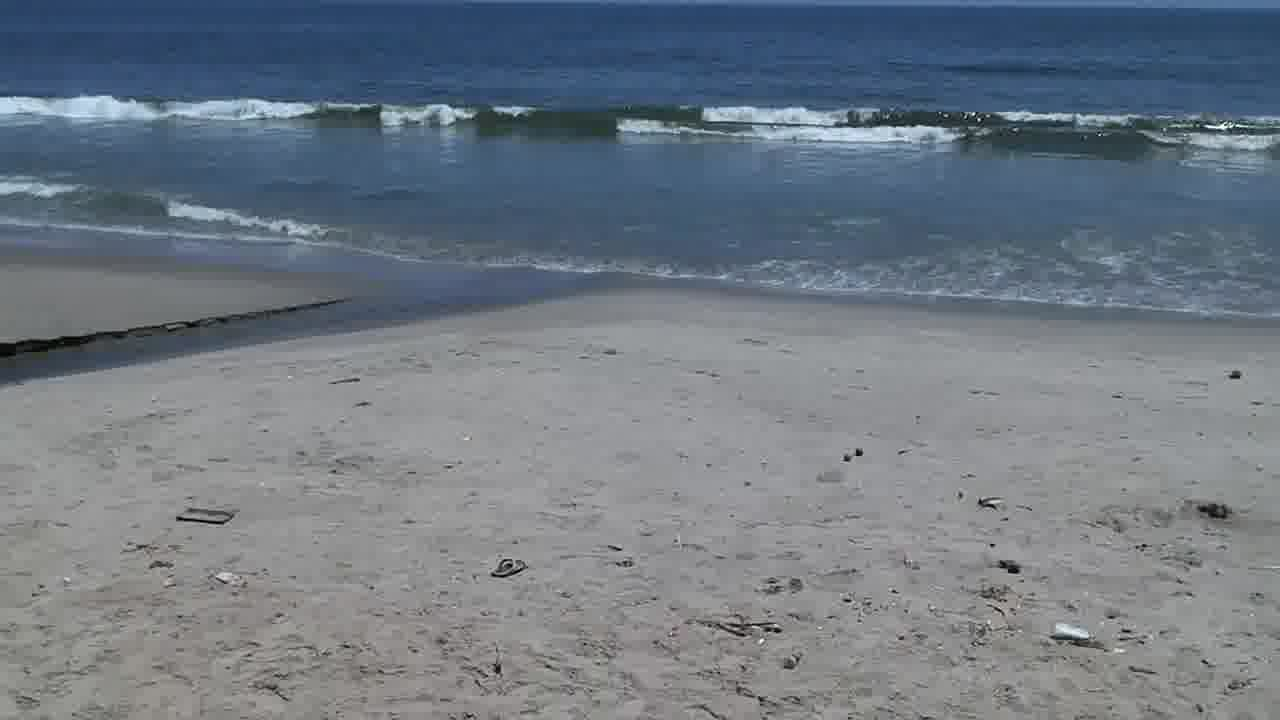
#> input picture beach_images/.jpeg, 1280 x 720 px
$ python -i convexhull.py   (imports and definitions only)
#> lines starting #> are read from the running program, lines starting #| are printed output that depends on the picture; after the words box and inside, x2 and y2 are one past the last pixel; in counts of white or black regions, pixels touching at a corner belong together
# -*- coding: utf-8 -*-
"""ConvexHull.ipynb

Automatically generated by Colaboratory.

Original file is located at
    https://colab.research.google.com/drive/1R25DpMm5FHntGGCXKV111gHSr2L_8yEE
"""

import cv2
import numpy as np
import matplotlib.pyplot as plt
import os


def binary_thresh(img):
    img_copy = img.copy()
    _, thresh = cv2.threshold(img_copy, 0, 255, cv2.THRESH_OTSU + cv2.THRESH_BINARY)
    return thresh


def contour_finder(thresh, drawing=False):
    thresh_copy = thresh.copy()
    contours, hierarchy = cv2.findContours(
        thresh_copy, cv2.RETR_EXTERNAL, cv2.CHAIN_APPROX_SIMPLE
    )
    if drawing:
        external = np.ones(thresh_copy.shape, dtype=np.uint8) * 255
        for cnt in range(len(contours)):
            if hierarchy[0][cnt][3] == -1:
                cv2.drawContours(external, contours, cnt, color=(0, 0, 0))
        return contours, external
    return contours


def convex_hull_gen(img, contours, thickness=1):
    external = np.ones(img.shape) * 255
    length = len(contours)
    templist = [contours[i] for i in range(length)]
    cont = np.vstack(templist)
    hull = cv2.convexHull(cont)
    uni_hull = []
    uni_hull.append(hull)
    cv2.drawContours(external, uni_hull, -1, (0, 0, 0), thickness=thickness)
    return external


# [6 lines left out: function show, not called in this run]


def convex_hull_image(img, thickness=1):
    img_copy = cv2.cvtColor(img.copy(), cv2.COLOR_RGB2GRAY)
    thresholded = binary_thresh(img_copy)
    contours = contour_finder(thresholded)
    drawing = convex_hull_gen(img_copy, contours, thickness=thickness)
    drawing_fill = convex_hull_gen(img_copy, contours, thickness=-1)
    return drawing, drawing_fill

>>> import cv2
>>> picture = cv2.cvtColor(cv2.imread('beach_images/.jpeg'), cv2.COLOR_BGR2RGB)
>>> result = convex_hull_image(picture)
#> in convex_hull_image, `img_copy = cv2.cvtColor(img.copy(), cv2.COLOR_RGB2GRAY)`:
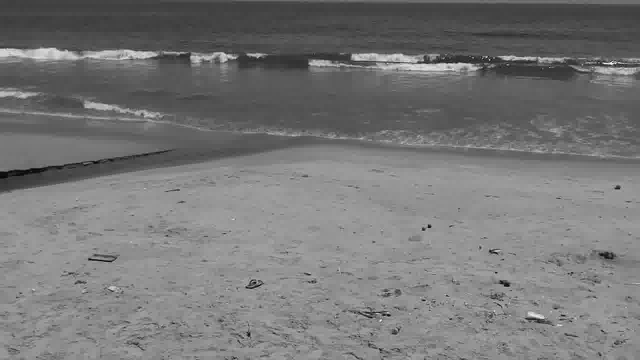
#> img_copy: shape (720, 1280) (shown at 1/2 size); min 0, max 252, mean 119.2
#> in binary_thresh, `_, thresh = cv2.threshold(img_copy, 0, 255, cv2.THRESH_OTSU + cv2.THRE..`:
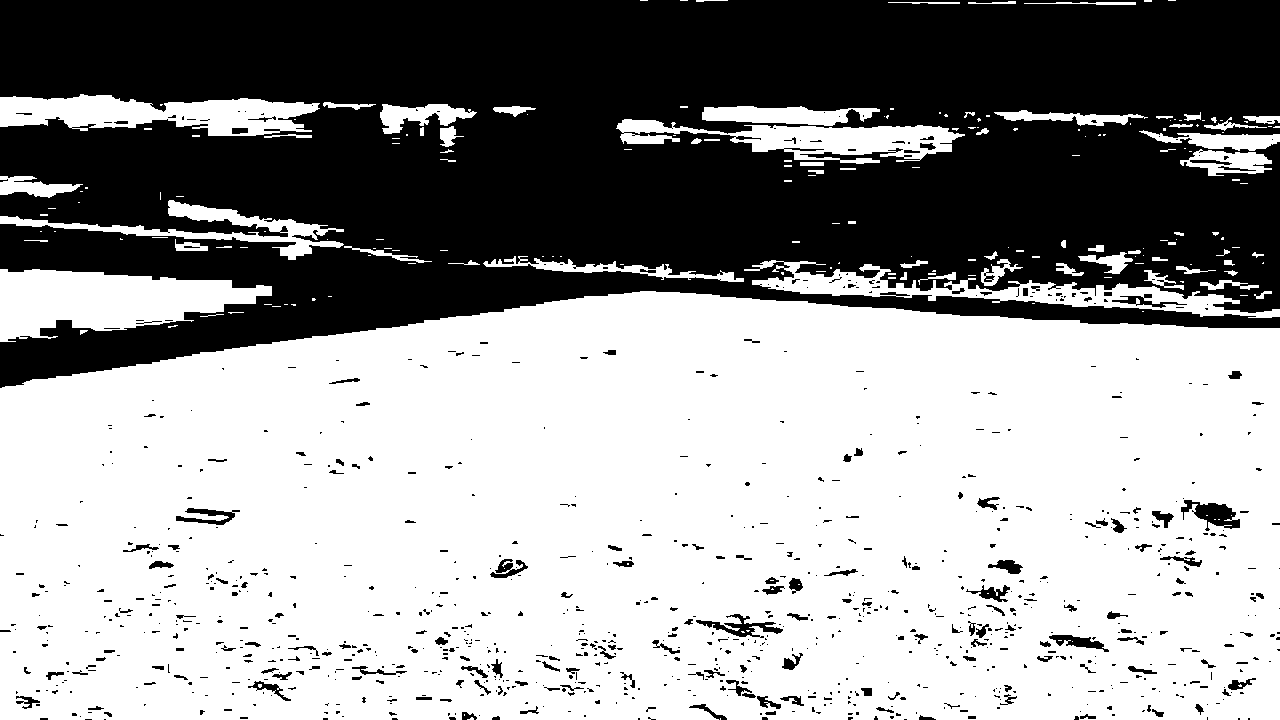
#> thresh: shape (720, 1280); 59.3% white; 958 black regions (766 under 20 px)
#> in contour_finder, `contours, hierarchy = cv2.findContours( thresh_copy, cv2.RETR_EXTERNAL..`: contours = 187 contours, 137 with area under 20; largest, box (x1, y1, x2, y2) and area: (0, 291, 1280, 720) 503517, (0, 269, 272, 342) 11914, (0, 94, 320, 136) 8101, (744, 260, 1280, 318) 7812, (616, 119, 965, 164) 6724
#> in convex_hull_gen, `length = len(contours)`: length = 187
#> in convex_hull_gen, `templist = [contours[i] for i in range(length)]`: templist has the same summary as contours in contour_finder
#> in convex_hull_gen, `cont = np.vstack(templist)`: cont = contour of 4422 points, box (x1, y1, x2, y2) (0, 0, 1280, 720), area 380121
#> in convex_hull_gen, `hull = cv2.convexHull(cont)`: hull = [[1279, 719], [0, 719], [0, 97], [640, 0], [1175, 0], [1279, 116]]
#> in convex_hull_gen, `cv2.drawContours(external, uni_hull, -1, (0, 0, 0), thickness=thickness)`:
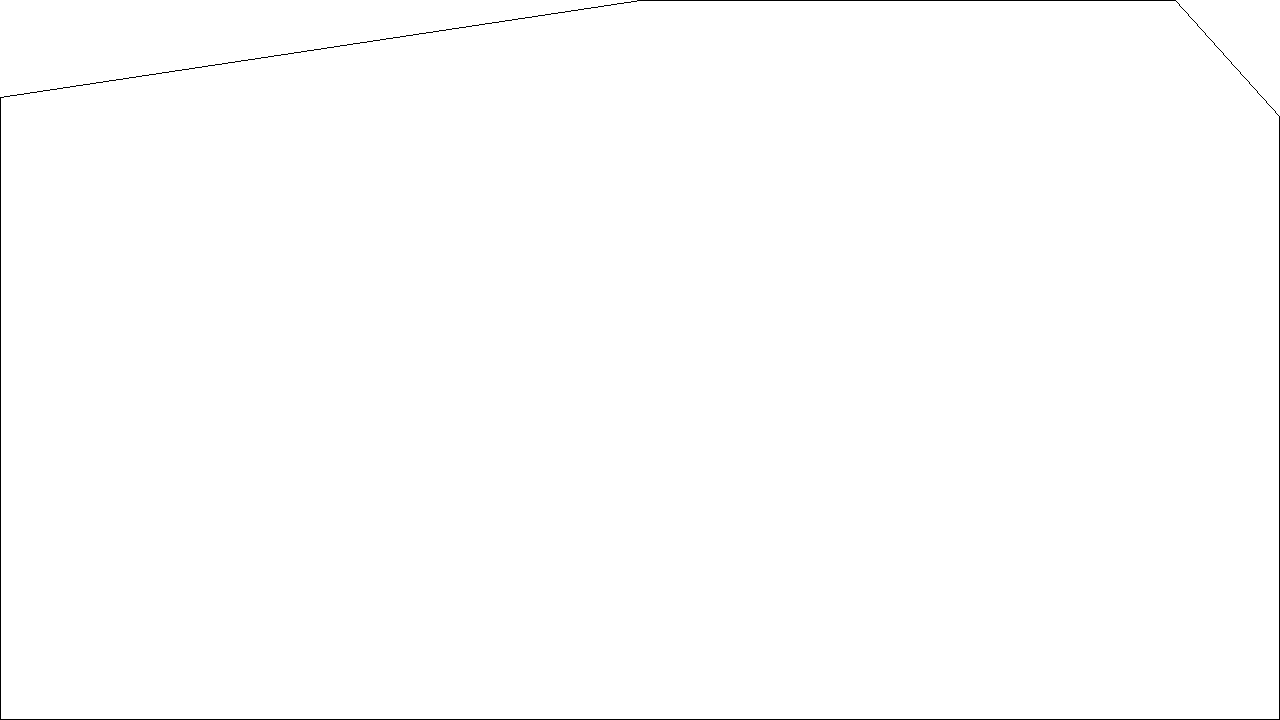
#> external: shape (720, 1280) float64; 99.6% white; black in thin lines or dots
#> call 2 of convex_hull_gen, with thickness = -1
#> in convex_hull_gen (call 2), `cv2.drawContours(external, uni_hull, -1, (0, 0, 0), thickness=thickness)`:
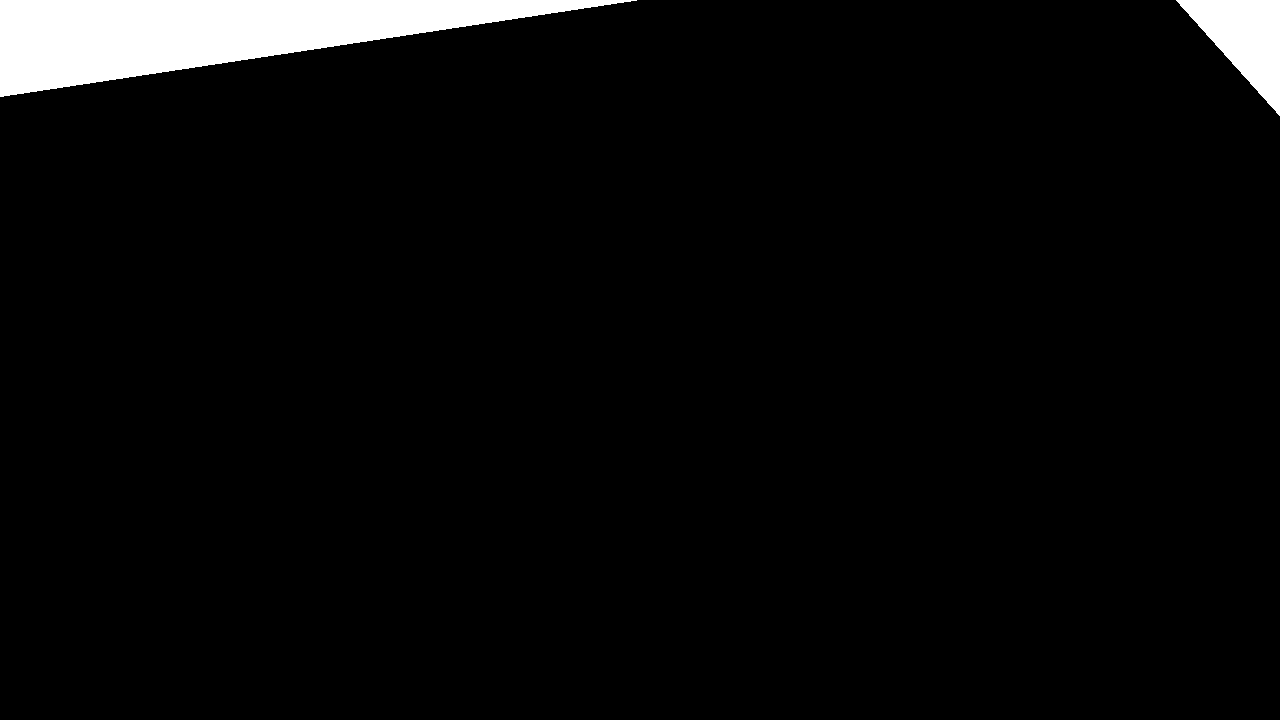
#> external: shape (720, 1280) float64; 4% white; 2 white regions, box (x1, y1, x2, y2) and area: (0, 0, 637, 97) 31089, (1176, 0, 1280, 116) 6084

$ run again, on beach_images/image-10.jpeg
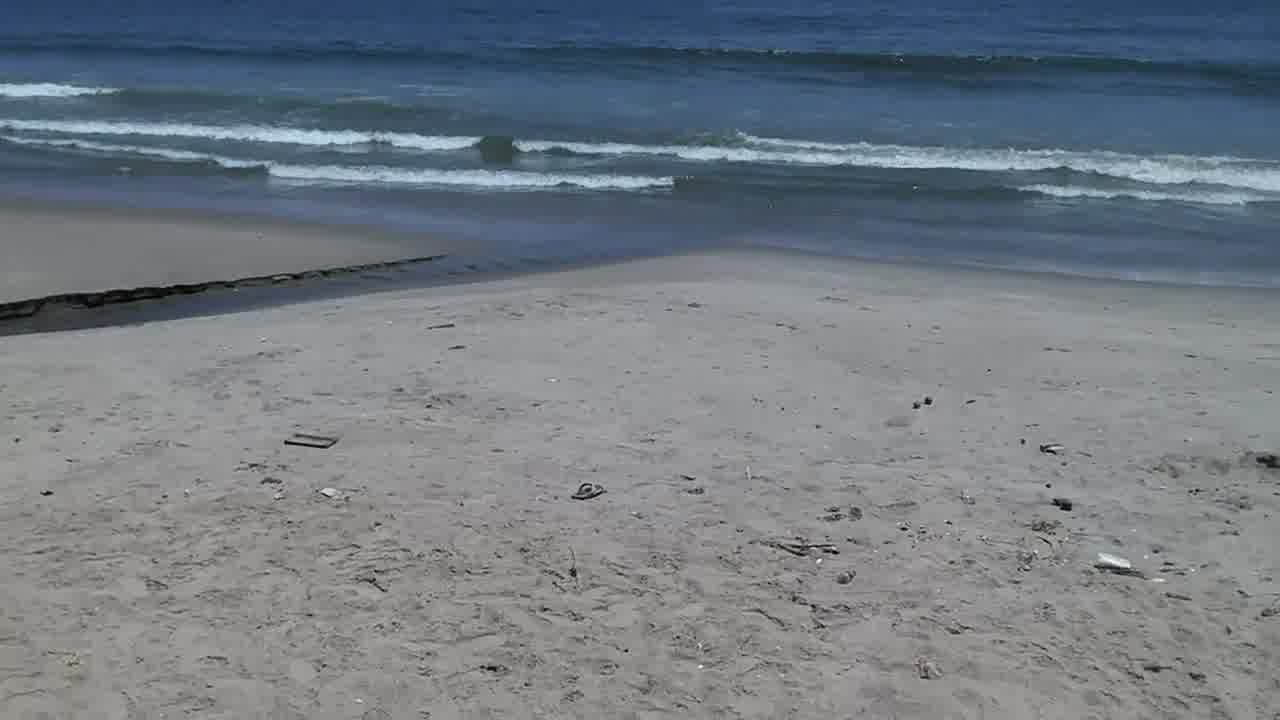
#> input picture beach_images/image-10.jpeg, 1280 x 720 px
#> in binary_thresh, `_, thresh = cv2.threshold(img_copy, 0, 255, cv2.THRESH_OTSU + cv2.THRE..`:
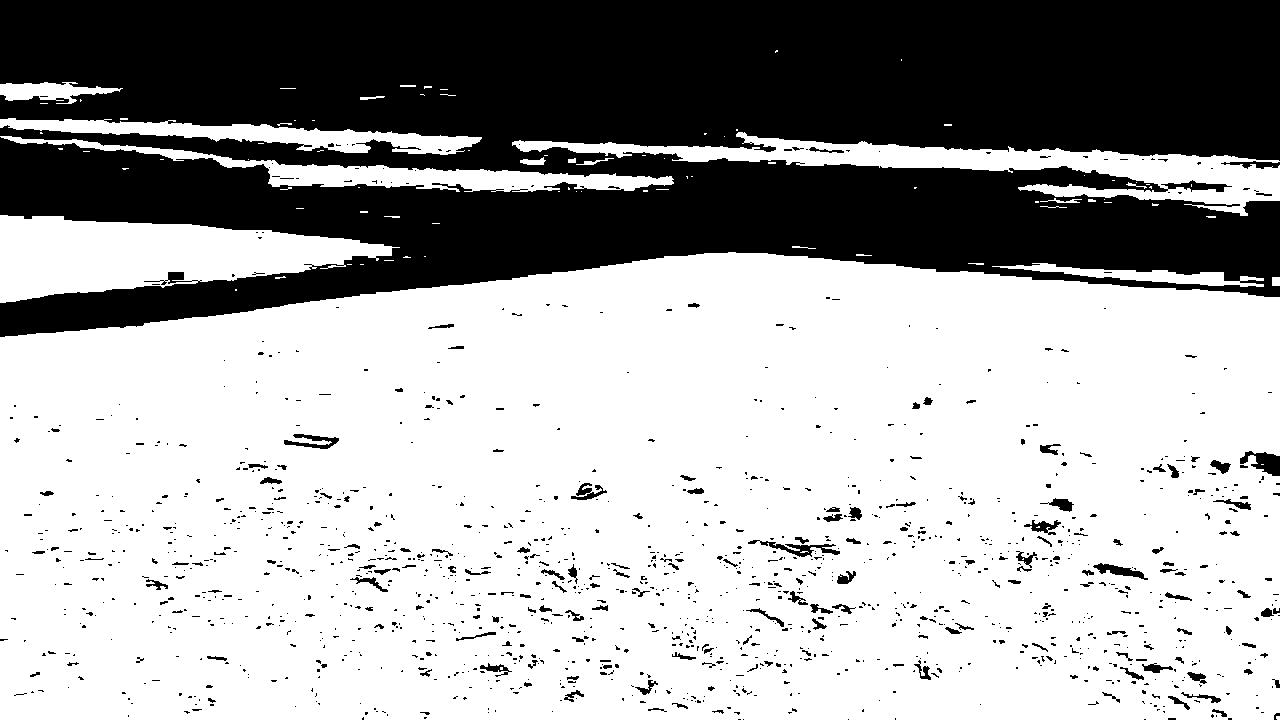
#> thresh: shape (720, 1280); 64.7% white; 1350 black regions (1165 under 20 px)
#> in contour_finder, `contours, hierarchy = cv2.findContours( thresh_copy, cv2.RETR_EXTERNAL..`: contours = 84 contours, 71 with area under 20; largest, box (x1, y1, x2, y2) and area: (0, 252, 1280, 720) 552195, (0, 215, 400, 303) 20458, (512, 132, 1280, 216) 16712, (0, 136, 674, 192) 7786, (0, 118, 482, 155) 6254
#> length = 84
#> templist has the same summary as contours in contour_finder
#> cont = contour of 2853 points, box (x1, y1, x2, y2) (0, 50, 1280, 720), area 503344
#> hull = contour of 9 points, box (x1, y1, x2, y2) (0, 50, 1280, 720), area 819645
#> external: shape (720, 1280) float64; 99.6% white; black in thin lines or dots
#> in convex_hull_gen (call 2), `cv2.drawContours(external, uni_hull, -1, (0, 0, 0), thickness=thickness)`:
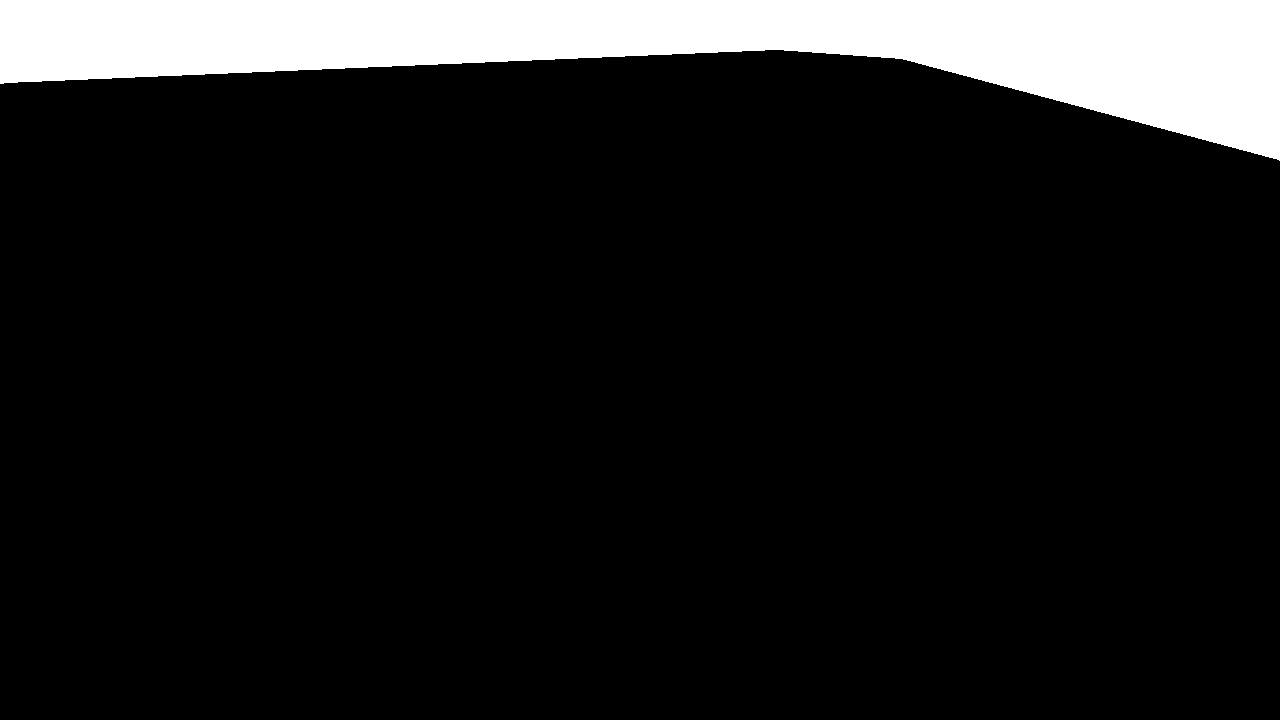
#> external: shape (720, 1280) float64; 10.9% white; 1 white region, box (x1, y1, x2, y2) and area: (0, 0, 1280, 161) 100084
